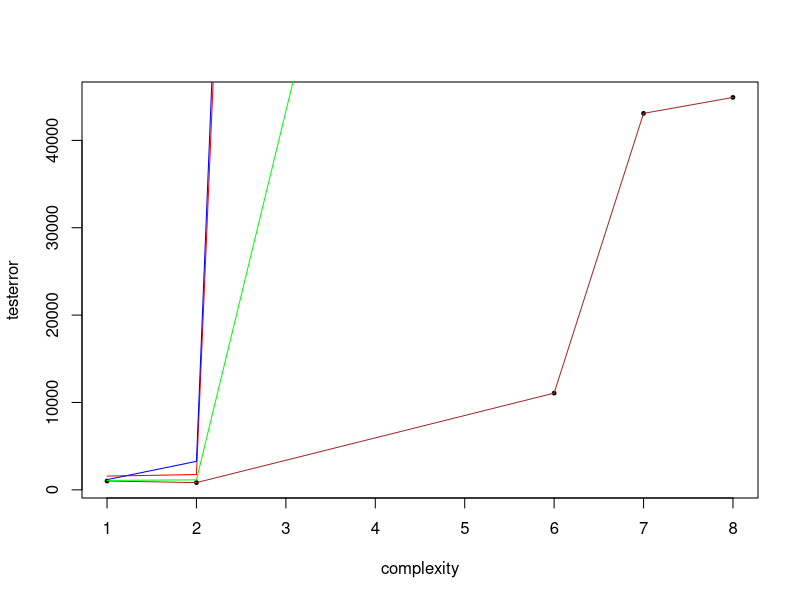

Recreate this plot in R.
library(ggplot2)
data('diamonds')
df=diamonds
#--------------------------------------------------------------------------------

samplesize=list(10,20,70)
testerror=list()

complexity=list(1,2,6,7,8)
color=list('red','blue','green')



set.seed(0)
rand2 = sample(1:nrow(df),20)
train = df[rand2,]
set.seed(5)
rand3 = sample(1:nrow(df),20)
test = df[rand3,]
#View(test)


m1 <- lm(price ~ carat, train)
pred = predict(m1, newdata=test)
x=sum((pred-test$price)^2)
x=sqrt(x/20)
testerror=append(testerror,x)
m2 <- lm(price ~ carat + I(carat^2), train)
pred = predict(m2, newdata=test)
x=sum((pred-test$price)^2)
x=sqrt(x/20)
testerror=append(testerror,x)
#m3 <- lm(price ~ carat + I(carat^2) + I(carat^3), train)
#pred = predict(m3, newdata=test)
#x=sum((pred-test$carat)^2)
#testerror=append(testerror,x)
#m4 <- lm(price ~ carat + I(carat^2) + I(carat^3) + I(carat^4), train)
#pred = predict(m4, newdata=test)
#x=sum((pred-test$carat)^2)
#testerror=append(testerror,x)
#m5 <- lm(price ~ carat + I(carat^2) + I(carat^3) + I(carat^4) + I(carat^5), train)
#pred = predict(m5, newdata=test)
#x=sum((pred-test$carat)^2)
#testerror=append(testerror,x)
m6 <- lm(price ~ carat + I(carat^2) + I(carat^3) + I(carat^4) + I(carat^5)+ I(carat^5) + I(carat^6), train)
pred = predict(m6, newdata=test)
x=sum((pred-test$price)^2)
x=sqrt(x/20)
testerror=append(testerror,x)
m7 <- lm(price ~ carat + I(carat^2) + I(carat^3) + I(carat^4) + I(carat^5)+ I(carat^5) + I(carat^6) 
         + I(carat^6) + I(carat^7), train)
pred = predict(m7, newdata=test)
x=sum((pred-test$price)^2)
x=sqrt(x/20)
testerror=append(testerror,x)
m8 <- lm(price ~ carat + I(carat^2) + I(carat^3) + I(carat^4) +
           I(carat^5) + I(carat^6) + I(carat^7) +
           I(carat^8), train)
pred = predict(m8, newdata=test)
x=sum((pred-test$price)^2)
x=sqrt(x/20)
testerror=append(testerror,x)
#m9 <- lm(price ~ carat + I(carat^2) + I(carat^3) + I(carat^4) +
           #I(carat^5) + I(carat^6) + I(carat^7) +
           #I(carat^8) + I(carat^9) , train)
#pred = predict(m9, newdata=test)
#x=sum((pred-test$carat)^2)
#testerror=append(testerror,x)
plot(complexity,testerror, pch=19, cex=0.5)
lines(complexity,testerror, col='brown', type='l',pch=20) 
   
c<-1
for (i in samplesize){
  testerror=list()
  set.seed(i)
  rand2 = sample(1:nrow(df),20)
  train = df[rand2,]
  set.seed(5)
  rand3 = sample(1:nrow(df),20)
  test = df[rand3,]
  #View(test)
  
  
  m1 <- lm(price ~ carat, train)
  pred = predict(m1, newdata=test)
  x=sum((pred-test$price)^2)
  x=sqrt(x/20)
  testerror=append(testerror,x)
  m2 <- lm(price ~ carat + I(carat^2), train)
  pred = predict(m2, newdata=test)
  x=sum((pred-test$price)^2)
  x=sqrt(x/20)
  testerror=append(testerror,x)
  #m3 <- lm(price ~ carat + I(carat^2) + I(carat^3), train)
  #pred = predict(m3, newdata=test)
  #x=sum((pred-test$carat)^2)
  #testerror=append(testerror,x)
  #m4 <- lm(price ~ carat + I(carat^2) + I(carat^3) + I(carat^4), train)
  #pred = predict(m4, newdata=test)
  #x=sum((pred-test$carat)^2)
  #testerror=append(testerror,x)
  #m5 <- lm(price ~ carat + I(carat^2) + I(carat^3) + I(carat^4) + I(carat^5), train)
  #pred = predict(m5, newdata=test)
  #x=sum((pred-test$carat)^2)
  #testerror=append(testerror,x)
  m6 <- lm(price ~ carat + I(carat^2) + I(carat^3) + I(carat^4) + I(carat^5)+ I(carat^5) + I(carat^6), train)
  pred = predict(m6, newdata=test)
  x=sum((pred-test$price)^2)
  x=sqrt(x/20)
  testerror=append(testerror,x)
  m7 <- lm(price ~ carat + I(carat^2) + I(carat^3) + I(carat^4) + I(carat^5)+ I(carat^5) + I(carat^6) 
           + I(carat^6) + I(carat^7), train)
  pred = predict(m7, newdata=test)
  x=sum((pred-test$price)^2)
  x=sqrt(x/20)
  testerror=append(testerror,x)
  m8 <- lm(price ~ carat + I(carat^2) + I(carat^3) + I(carat^4) +
             I(carat^5) + I(carat^6) + I(carat^7) +
             I(carat^8), train)
  pred = predict(m8, newdata=test)
  x=sum((pred-test$price)^2)
  x=sqrt(x/20)
  testerror=append(testerror,x)
  #m9 <- lm(price ~ carat + I(carat^2) + I(carat^3) + I(carat^4) +
             #I(carat^5) + I(carat^6) + I(carat^7) +
             #I(carat^8) + I(carat^9) , train)
  #pred = predict(m9, newdata=test)
  #x=sum((pred-test$carat)^2)
  #testerror=append(testerror,x)
  lines(complexity,testerror, col=as.character(color[c]), type='l',pch=20)
  c<-c+1
}
